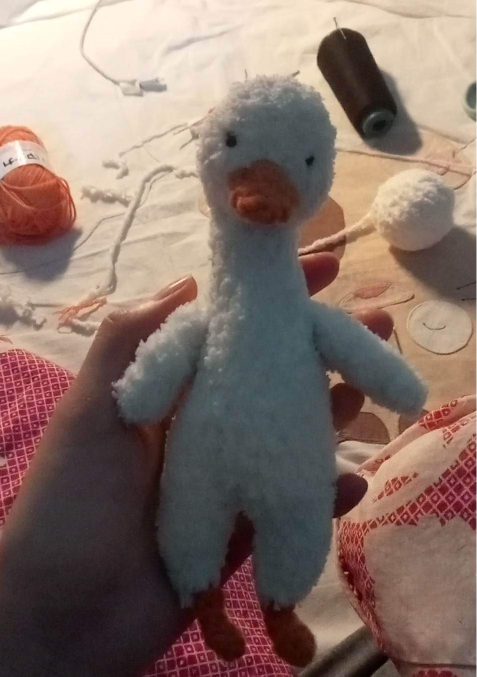
#> input picture Learn-OpenCV/Crop-img/test.jpg, 954 x 1353 px, found by its file name (shown at 1/2 size)
$ python Crop-img.py
#> lines starting #> are read from the running program, lines starting #| are printed output that depends on the picture
import cv2
from PIL import Image

img = cv2.imread('D:/Github/Opencv/Learn-OpenCV/Crop-img/test.jpg')
#> img is the input picture: shape (1353, 954, 3); mean B, G, R 104.5, 113.2, 134

print(img.shape)
#| (1353, 954, 3)

cv2.imshow("origin", img)
cv2.waitKey(0)
cv2.destroyAllWindows()

cropped = img[150:330, 150:300]
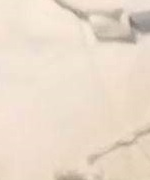
#> cropped: shape (180, 150, 3); mean B, G, R 202.6, 219, 234.5
cv2.imshow("crop", cropped)
cv2.waitKey(0)

img_copy = img.copy()
img_height = img.shape[0]
#> img_height = 1353
img_width = img.shape[1]
#> img_width = 954

def get_num_pixels(filepath):
    width, height = Image.open(filepath).size
#> width = 954; height = 1353
    return (width,height)

print(get_num_pixels("D:/Github/Opencv/Learn-OpenCV/Crop-img/test.jpg"))
